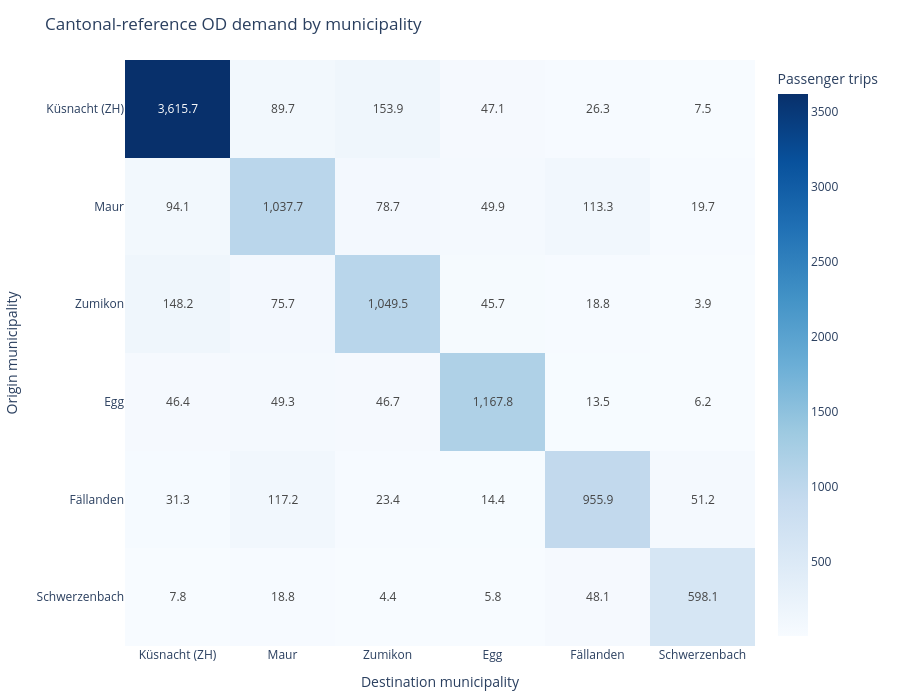

Write notebook code for a chart like this one.
### Markdown cell above
## 1.4 Baseline Travel Demand & Desire Lines (tutorial/supporting task + mandatory task)

To understand where people travel along the Zürich–Winterthur corridor, we visualize **desire lines**  and **OD-matrices** at various levels of spatial resolution. 

Below, for instance, you can visualize how travel demand is distributed if we aggregate it by Municipality and therefore see which ones exhibit the strongest demand.

> **OD-inspection and model validation**
>
> The following analyses help assess whether the model produces plausible travel patterns before its outputs are used in later stages. Compare internal, inbound, outbound, and pass-through demand with independent evidence, such as observed transport data, official statistics, previous studies, CBA assumptions, or projects from earlier course editions.
>

**IMPORTANT: these values represent peak-hour evening travel demand in the Canton of Zurich, i.e. only travel demand on a "regular" weekday between 17:00-18:00**

Here below, you can start inspecting the data by analysing the travel demand between pairs of municipalities (i.e., OD pairs).

### Code cell
MUNICIPALITY_OD_FIGURE = tmi.municipality_od_explorer(
    ctx,
    p.CORRIDOR_MUNICIPALITIES,
)

display(MUNICIPALITY_OD_FIGURE)

### Figure 1 — Plotly figure (JSON) as saved in the notebook; plotly's stock layout.template omitted (floating-point values rounded to 4 significant figures)
{"data": [{"colorbar": {"title": {"text": "Passenger trips"}}, "colorscale": [[0, "rgb(247,251,255)"], [0.125, "rgb(222,235,247)"], [0.25, "rgb(198,219,239)"], [0.375, "rgb(158,202,225)"], [0.5, "rgb(107,174,214)"], [0.625, "rgb(66,146,198)"], [0.75, "rgb(33,113,181)"], [0.875, "rgb(8,81,156)"], [1, "rgb(8,48,107)"]], "hovertemplate": "Origin: %{y}<br>Destination: %{x}<br>Peak-hour passenger trips: %{z:,.1f}<extra></extra>", "text": [[3616.0, 89.7, 153.9, 47.1, 26.3, 7.5], [94.1, 1038.0, 78.7, 49.9, 113.3, 19.7], [148.2, 75.7, 1050.0, 45.7, 18.8, 3.9], [46.4, 49.3, 46.7, 1168.0, 13.5, 6.2], [31.3, 117.2, 23.4, 14.4, 955.9, 51.2], [7.8, 18.8, 4.4, 5.8, 48.1, 598.1]], "texttemplate": "%{text:,.1f}", "type": "heatmap", "x": ["Küsnacht (ZH)", "Maur", "Zumikon", "Egg", "Fällanden", "Schwerzenbach"], "y": ["Küsnacht (ZH)", "Maur", "Zumikon", "Egg", "Fällanden", "Schwerzenbach"], "z": [[3616.0, 89.65, 153.9, 47.05, 26.33, 7.526], [94.06, 1038.0, 78.69, 49.94, 113.3, 19.67], [148.2, 75.72, 1050.0, 45.7, 18.84, 3.908], [46.4, 49.34, 46.69, 1168.0, 13.46, 6.167], [31.33, 117.2, 23.43, 14.38, 955.9, 51.16], [7.816, 18.83, 4.396, 5.807, 48.12, 598.1]]}], "layout": {"height": 700, "margin": {"b": 20, "l": 20, "r": 20, "t": 60}, "title": {"text": "Cantonal-reference OD demand by municipality"}, "xaxis": {"title": {"text": "Destination municipality"}}, "yaxis": {"autorange": "reversed", "title": {"text": "Origin municipality"}}}}
